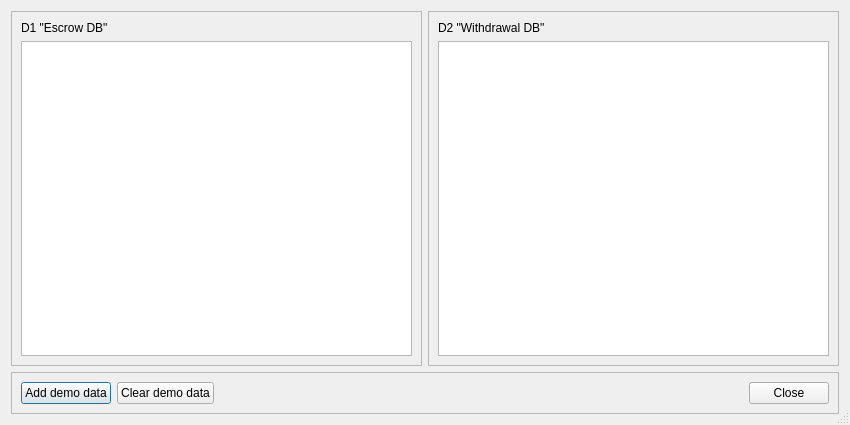
<?xml version="1.0" encoding="UTF-8"?>
<ui version="4.0">
 <class>SidechainTableDialog</class>
 <widget class="QDialog" name="SidechainTableDialog">
  <property name="geometry">
   <rect>
    <x>0</x>
    <y>0</y>
    <width>850</width>
    <height>425</height>
   </rect>
  </property>
  <property name="windowTitle">
   <string>Sidechain Tables</string>
  </property>
  <property name="sizeGripEnabled">
   <bool>true</bool>
  </property>
  <layout class="QGridLayout" name="gridLayout">
   <item row="0" column="1">
    <widget class="QFrame" name="frame_2">
     <property name="frameShape">
      <enum>QFrame::StyledPanel</enum>
     </property>
     <property name="frameShadow">
      <enum>QFrame::Raised</enum>
     </property>
     <layout class="QVBoxLayout" name="verticalLayout_2">
      <item>
       <widget class="QLabel" name="label_2">
        <property name="text">
         <string>D2 &quot;Withdrawal DB&quot;</string>
        </property>
       </widget>
      </item>
      <item>
       <widget class="QTableView" name="tableViewD2">
        <property name="font">
         <font>
          <family>Ubuntu Mono</family>
         </font>
        </property>
        <property name="alternatingRowColors">
         <bool>true</bool>
        </property>
        <property name="textElideMode">
         <enum>Qt::ElideNone</enum>
        </property>
        <property name="verticalScrollMode">
         <enum>QAbstractItemView::ScrollPerPixel</enum>
        </property>
        <property name="horizontalScrollMode">
         <enum>QAbstractItemView::ScrollPerPixel</enum>
        </property>
        <property name="gridStyle">
         <enum>Qt::SolidLine</enum>
        </property>
        <property name="wordWrap">
         <bool>false</bool>
        </property>
        <attribute name="horizontalHeaderMinimumSectionSize">
         <number>20</number>
        </attribute>
       </widget>
      </item>
     </layout>
    </widget>
   </item>
   <item row="0" column="0">
    <widget class="QFrame" name="frame">
     <property name="frameShape">
      <enum>QFrame::StyledPanel</enum>
     </property>
     <property name="frameShadow">
      <enum>QFrame::Raised</enum>
     </property>
     <layout class="QVBoxLayout" name="verticalLayout">
      <item>
       <widget class="QLabel" name="label">
        <property name="text">
         <string>D1 &quot;Escrow DB&quot;</string>
        </property>
       </widget>
      </item>
      <item>
       <widget class="QTableView" name="tableViewD1">
        <property name="font">
         <font>
          <family>Ubuntu Mono</family>
          <italic>false</italic>
         </font>
        </property>
        <property name="editTriggers">
         <set>QAbstractItemView::NoEditTriggers</set>
        </property>
        <property name="alternatingRowColors">
         <bool>true</bool>
        </property>
        <property name="textElideMode">
         <enum>Qt::ElideNone</enum>
        </property>
        <property name="verticalScrollMode">
         <enum>QAbstractItemView::ScrollPerPixel</enum>
        </property>
        <property name="horizontalScrollMode">
         <enum>QAbstractItemView::ScrollPerPixel</enum>
        </property>
        <property name="gridStyle">
         <enum>Qt::SolidLine</enum>
        </property>
        <property name="wordWrap">
         <bool>false</bool>
        </property>
        <attribute name="horizontalHeaderMinimumSectionSize">
         <number>20</number>
        </attribute>
       </widget>
      </item>
     </layout>
    </widget>
   </item>
   <item row="1" column="0" colspan="2">
    <widget class="QFrame" name="frame_3">
     <property name="frameShape">
      <enum>QFrame::StyledPanel</enum>
     </property>
     <property name="frameShadow">
      <enum>QFrame::Raised</enum>
     </property>
     <layout class="QHBoxLayout" name="horizontalLayout">
      <item>
       <widget class="QPushButton" name="pushButtonTest">
        <property name="sizePolicy">
         <sizepolicy hsizetype="Maximum" vsizetype="Fixed">
          <horstretch>0</horstretch>
          <verstretch>0</verstretch>
         </sizepolicy>
        </property>
        <property name="text">
         <string>Add demo data</string>
        </property>
        <property name="icon">
         <iconset resource="../drivechain.qrc">
          <normaloff>:/icons/warning</normaloff>:/icons/warning</iconset>
        </property>
       </widget>
      </item>
      <item>
       <widget class="QPushButton" name="pushButtonClear">
        <property name="text">
         <string>Clear demo data</string>
        </property>
        <property name="icon">
         <iconset resource="../drivechain.qrc">
          <normaloff>:/icons/remove</normaloff>:/icons/remove</iconset>
        </property>
       </widget>
      </item>
      <item>
       <spacer name="horizontalSpacer">
        <property name="orientation">
         <enum>Qt::Horizontal</enum>
        </property>
        <property name="sizeHint" stdset="0">
         <size>
          <width>40</width>
          <height>20</height>
         </size>
        </property>
       </spacer>
      </item>
      <item>
       <widget class="QPushButton" name="pushButtonClose">
        <property name="sizePolicy">
         <sizepolicy hsizetype="Maximum" vsizetype="Fixed">
          <horstretch>0</horstretch>
          <verstretch>0</verstretch>
         </sizepolicy>
        </property>
        <property name="text">
         <string>Close</string>
        </property>
        <property name="icon">
         <iconset resource="../drivechain.qrc">
          <normaloff>:/icons/quit</normaloff>:/icons/quit</iconset>
        </property>
       </widget>
      </item>
     </layout>
    </widget>
   </item>
  </layout>
 </widget>
 <resources>
  <include location="../drivechain.qrc"/>
 </resources>
 <connections/>
</ui>
